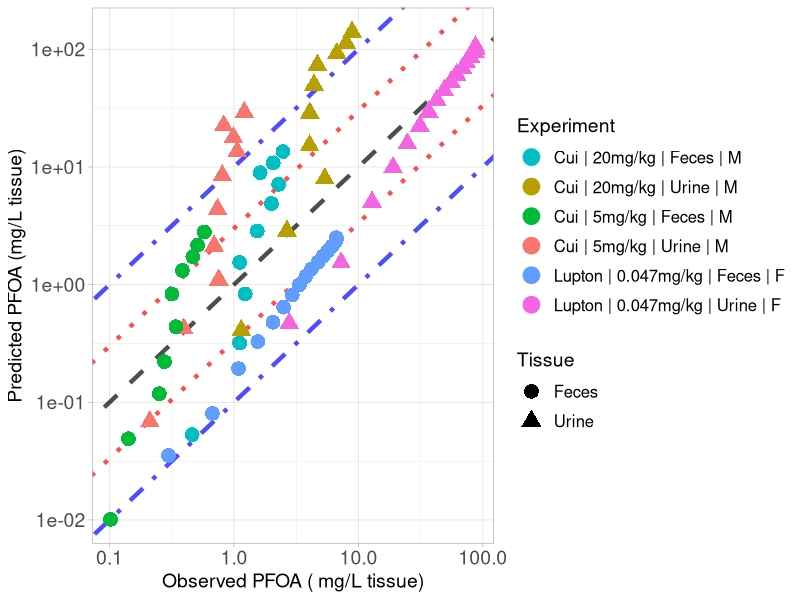

This chart was generated by the following R code:
library(ggplot2)

#setwd("C:/Users/ptsir/Documents/GitHub/PFAS_PBK_models/PFOA inhalation Rat/Validation/Validation_results")
setwd("C:/Users/Ioannis/Documents/GitHub/PFAS_PBK_models/PFOA inhalation Rat/Validation/full_params_PT_excreta_restricted_Ka_58")

# Load Results 

# Results from Cui
Cui_2010_Excreta_results <- read.csv("Cui_2010_Excreta_results.csv", header = T)

Cui_Urine_M_5 <- Cui_2010_Excreta_results[Cui_2010_Excreta_results$Dose == 5 & 
                                            Cui_2010_Excreta_results$Tissue  == "Urine" &
                                            Cui_2010_Excreta_results$sex == "M", ]
Cui_Urine_M_5$Experiment <- "Cui | 5mg/kg | Urine | M"


Cui_Urine_M_20 <- Cui_2010_Excreta_results[Cui_2010_Excreta_results$Dose == 20 & 
                                            Cui_2010_Excreta_results$Tissue  == "Urine" &
                                            Cui_2010_Excreta_results$sex == "M", ]
Cui_Urine_M_20$Experiment <- "Cui | 20mg/kg | Urine | M"



Cui_Feces_M_5 <- Cui_2010_Excreta_results[Cui_2010_Excreta_results$Dose == 5 & 
                                            Cui_2010_Excreta_results$Tissue  == "Feces" &
                                            Cui_2010_Excreta_results$sex == "M", ]
Cui_Feces_M_5$Experiment <- "Cui | 5mg/kg | Feces | M"


Cui_Feces_M_20 <- Cui_2010_Excreta_results[Cui_2010_Excreta_results$Dose == 20 & 
                                            Cui_2010_Excreta_results$Tissue  == "Feces" &
                                            Cui_2010_Excreta_results$sex == "M", ]
Cui_Feces_M_20$Experiment <- "Cui | 20mg/kg | Feces | M"


#Results from Lupton 2020

Lupton_2020_Excreta_results <- read.csv("Lupton_2020_excreta_results.csv", header = T, colClasses = c("sex" = "character"))


Lupton_Feces_F <- Lupton_2020_Excreta_results[Lupton_2020_Excreta_results$Dose == 0.047 & 
                                              Lupton_2020_Excreta_results$Tissue  == "Feces" &
                                              Lupton_2020_Excreta_results$sex == "F", ]
Lupton_Feces_F$Experiment <- "Lupton | 0.047mg/kg | Feces | F"


Lupton_Urine_F <- Lupton_2020_Excreta_results[Lupton_2020_Excreta_results$Dose == 0.047 & 
                                              Lupton_2020_Excreta_results$Tissue  == "Urine" &
                                              Lupton_2020_Excreta_results$sex == "F", ]
Lupton_Urine_F$Experiment <- "Lupton | 0.047mg/kg | Urine | F"


Experiment <- scales::hue_pal()(6)

names(Experiment) <- unique(c( Cui_Urine_M_5$Experiment, Cui_Urine_M_20$Experiment,
                               Cui_Feces_M_5$Experiment, Cui_Feces_M_20$Experiment,
                               Lupton_Feces_F$Experiment, Lupton_Urine_F$Experiment))



scatter_plot <- ggplot()+
  geom_abline(intercept = log10(1), slope = 1, linetype = "dashed", color = "black", linewidth = 1.5, alpha = 0.7) +  # Identity line in log10 scale
  geom_abline(intercept = log10(3), slope = 1, linetype = "dotted", color = "red", linewidth = 1.5, alpha = 0.7) +  # +3-fold error line
  geom_abline(intercept = log10(1/3), slope = 1, linetype = "dotted", color = "red", linewidth = 1.5, alpha = 0.7) +  # -3-fold error line
  geom_abline(intercept = log10(10), slope = 1, linetype = "dotdash", color = "blue", linewidth = 1.5, alpha = 0.7) +  # +10-fold error line
  geom_abline(intercept = log10(1/10), slope = 1, linetype = "dotdash", color = "blue", linewidth = 1.5, alpha = 0.7) +  # -10-fold error line
  geom_point(data = Cui_Urine_M_5, aes(x=Observed, y=Predicted, color = Experiment, shape = Tissue), size=4, stroke = 1.5)+
  geom_point(data = Cui_Urine_M_20, aes(x=Observed, y=Predicted, color = Experiment, shape = Tissue), size=4, stroke = 1.5)+
  geom_point(data = Cui_Feces_M_5, aes(x=Observed, y=Predicted, color = Experiment, shape = Tissue), size=4, stroke = 1.5)+
  geom_point(data = Cui_Feces_M_20, aes(x=Observed, y=Predicted, color = Experiment, shape = Tissue), size=4, stroke = 1.5)+
  geom_point(data = Lupton_Feces_F, aes(x=Observed, y=Predicted, color = Experiment, shape = Tissue), size=4, stroke = 1.5)+
  geom_point(data = Lupton_Urine_F, aes(x=Observed, y=Predicted, color = Experiment, shape = Tissue), size=4, stroke = 1.5)+
  scale_y_log10()+
  scale_x_log10()+
  scale_color_manual(values = Experiment)+
  theme(legend.spacing.y = unit(1, 'cm')) +
  guides(fill = guide_legend(byrow = TRUE))+
  theme_light()+
  labs(y = "Predicted PFOA (mg/L tissue)",
       x = "Observed PFOA ( mg/L tissue)")+
  theme(plot.title = element_text(hjust = 0.5),
        legend.key.size = unit(0.75, 'cm'),  
        legend.title = element_text(size=14),
        legend.text = element_text(size=12,  hjust = 0),
        axis.text = element_text(size = 14),
        axis.title = element_text(size = 14),
        )

#print(scatter_plot)

ggsave("validation_plot_PFOA_excreta.png", scatter_plot, width = 11, height = 7, units = "in", dpi = 300)
